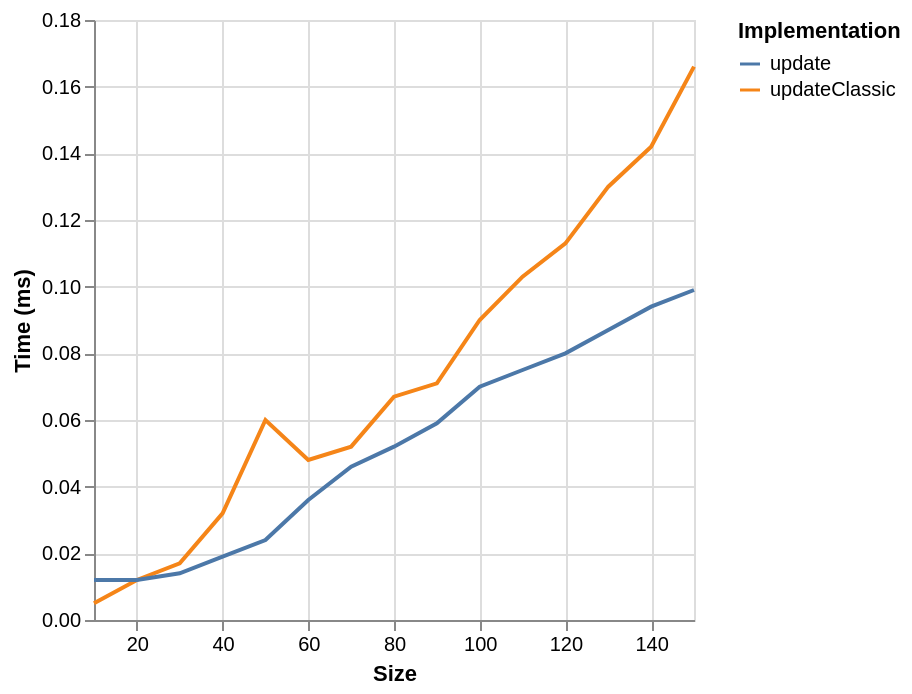

Describe this chart as a Vega-Lite specification.
### Vega-Lite specification from a JSON file in a GitHub repository (floating-point values rounded to 4 significant figures)
{"$schema": "https://vega.github.io/schema/vega-lite/v6.json", "data": {"values": [{"ms": 0.005, "series": "updateClassic", "size": 10}, {"ms": 0.012, "series": "updateClassic", "size": 20}, {"ms": 0.017, "series": "updateClassic", "size": 30}, {"ms": 0.032, "series": "updateClassic", "size": 40}, {"ms": 0.06, "series": "updateClassic", "size": 50}, {"ms": 0.048, "series": "updateClassic", "size": 60}, {"ms": 0.052, "series": "updateClassic", "size": 70}, {"ms": 0.067, "series": "updateClassic", "size": 80}, {"ms": 0.071, "series": "updateClassic", "size": 90}, {"ms": 0.09, "series": "updateClassic", "size": 100}, {"ms": 0.103, "series": "updateClassic", "size": 110}, {"ms": 0.113, "series": "updateClassic", "size": 120}, {"ms": 0.13, "series": "updateClassic", "size": 130}, {"ms": 0.142, "series": "updateClassic", "size": 140}, {"ms": 0.166, "series": "updateClassic", "size": 150}, {"ms": 0.012, "series": "update", "size": 10}, {"ms": 0.012, "series": "update", "size": 20}, {"ms": 0.014, "series": "update", "size": 30}, {"ms": 0.019, "series": "update", "size": 40}, {"ms": 0.024, "series": "update", "size": 50}, {"ms": 0.036, "series": "update", "size": 60}, {"ms": 0.046, "series": "update", "size": 70}, {"ms": 0.052, "series": "update", "size": 80}, {"ms": 0.059, "series": "update", "size": 90}, {"ms": 0.07, "series": "update", "size": 100}, {"ms": 0.075, "series": "update", "size": 110}, {"ms": 0.08, "series": "update", "size": 120}, {"ms": 0.087, "series": "update", "size": 130}, {"ms": 0.094, "series": "update", "size": 140}, {"ms": 0.099, "series": "update", "size": 150}]}, "encoding": {"color": {"field": "series", "legend": {"orient": "right", "symbolLimit": 30, "title": "Implementation"}, "type": "nominal"}, "x": {"field": "size", "title": "Size", "type": "quantitative"}, "y": {"field": "ms", "title": "Time (ms)", "type": "quantitative"}}, "mark": {"point": false, "type": "line"}}
